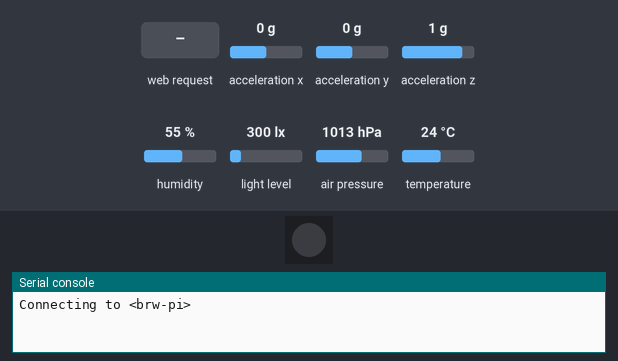
Simulated run of this program. Board: Pycom board running MicroPython. Parts: 1 RGB LEDs in strip order, left to right, the last lines printed to the serial console. Inputs (shaded band) come from the test bench; at power-on: acceleration x 0 g, acceleration y 0 g, acceleration z 1 g, humidity 55 %, light level 300 lx, air pressure 1013 hPa, temperature 24 °C. Dim RGB values are drawn brighter than linear; WiFi joins after 1.5 s; threads take turns every 2 ms; a WiFi scan finds the one network the program names; library files of the repository ran but are not shown: LIS2HH12.py.

Above: at 0.7 s.
1.3 s: HTTP request GET / received
At 1.75 s:
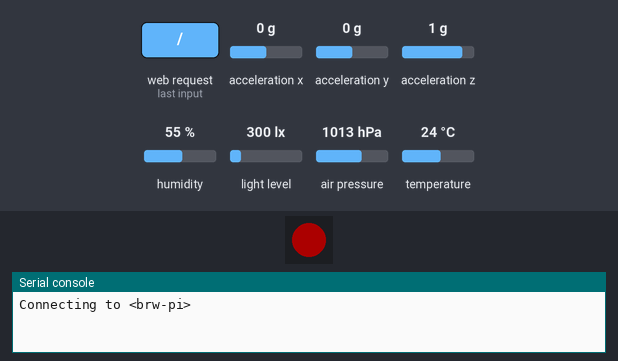
At 4.15 s:
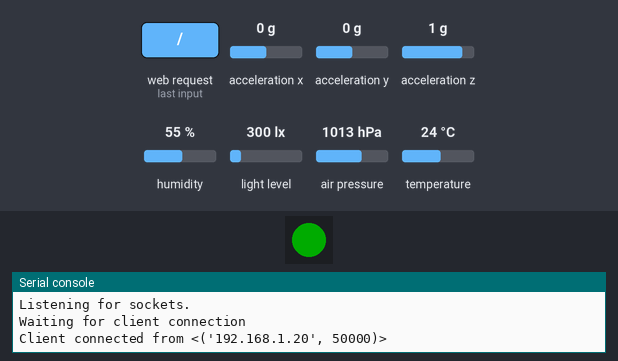
Timing chart, 0 to 11.0 s (numbered marks = the images above; inputs shaded):
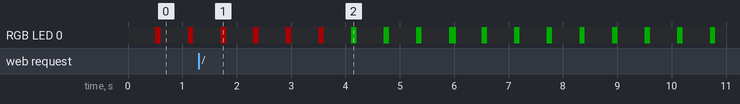

The program:

main.py
```python
import sys
import socket
import json
from time import sleep

import machine
from machine import Timer
from network import WLAN
import _thread

import LIS2HH12
import LTR329ALS01
import MPL3115A2
import SI7006A20
from pycom import rgbled, heartbeat

color = 0x000000

class PySense:
    def __init__(self):
        self._accelerometer = LIS2HH12.LIS2HH12()
        self._lightSensor = LTR329ALS01.LTR329ALS01()
        self._tempPressureAlt = MPL3115A2.MPL3115A2()
        self._tempHumidity = SI7006A20.SI7006A20()

    def getRoll(self):
        return self._accelerometer.roll()

    def getPitch(self):
        return self._accelerometer.pitch()

    def getAcceleration(self):
        return self._accelerometer.acceleration()

    def getLuminosity(self):
        return self._lightSensor.light()

    def getTemperature1(self):
        return self._tempPressureAlt.temperature()

    def getTemperature2(self):
        return self._tempHumidity.temperature()

    def getHumidity(self):
        return self._tempHumidity.humidity()

    def getPressure(self):
        return self._tempPressureAlt.pressure()

    def getAltitude(self):
        return self._tempPressureAlt.altitude()

    def getData(self):
        acceleration = self.getAcceleration()

        data = {
            "gyro": {
                "pitch": self.getPitch(),
                "roll": self.getRoll(),
                "x": acceleration[0],
                "y": acceleration[1],
                "z": acceleration[2]
            },
            "light": self.getLuminosity(),
            "temperature1": self.getTemperature1(),
            "temperature2": self.getTemperature2(),
            "humidity": self.getHumidity()
        }

        if self.inPressureMode():
            data["pressure"] = self.getPressure()
        elif self.inAltitudeMode():
            data["altitude"] = self.getAltitude()

        return data

    def inPressureMode(self):
        return self._tempPressureAlt.mode == MPL3115A2.PRESSURE

    def inAltitudeMode(self):
        return self._tempPressureAlt.mode == MPL3115A2.ALTITUDE

class PyServer:
    def __init__(self, port):
        self._port = port
        self._socket = socket.socket(socket.AF_INET, socket.SOCK_STREAM)
        self._socket.bind(('', port))
        self._sensor = PySense()

    def listen(self, wlan: WlanThreaded):
        global color
        print('Listening for sockets.')
        self._socket.settimeout(5)
        self._socket.listen(1)
        while True:
            try:
                color = 0x000030
                print('Waiting for client connection')
                accepting = True
                while accepting:
                    try:
                        (clientSocket, address) = self._socket.accept()
                        color = 0x003000
                        print('Client connected from <%s>' % (str(address)))
                        accepting = False
                    except OSError as e:
                        if e.errno != 11:
                            raise e
                        elif not wlan.is_connected():
                            print('Disconnected from WLAN network')
                            raise e
                while True:
                    data = json.dumps(self._sensor.getData()) + '\n'
                    print(data)
                    clientSocket.send(data)
                    sleep(0.5)
            except KeyboardInterrupt:
                self._socket.close()
                break
            except OSError as e:
                self._socket.close()
                break
            except socket.error as e:
                self._socket.close()
                break

class WlanThreaded:
    TIMEOUT = 5000
    def __init__(self, ssid:str='', key:str=''):
        self._ssid = ssid
        self._key = key
        self._wlan = WLAN(mode=WLAN.STA)
        self._running = False
        _thread.start_new_thread(self._connect, ())

    def is_connected(self):
        return self._wlan.isconnected()

    def print_wlan(self):
        print(self._wlan.ifconfig())

    def stop(self):
        self._running = False

    def _connect(self):
        global color
        self._running = True
        try:
            while self._running:
                color = 0x300000
                print('Connecting to <%s>' % (self._ssid))
                self._wlan.scan()
                timer = Timer.Chrono()
                timer.start()
                self._wlan.connect(ssid=self._ssid, auth=(WLAN.WPA2, self._key), timeout=WlanThreaded.TIMEOUT)
                while not self._wlan.isconnected():
                    if not self._running:
                        break
                    duration = timer.read_ms()
                    if duration > WlanThreaded.TIMEOUT:
                        break
                    sleep(0.1)
                if self._running and self._wlan.isconnected():
                    self.print_wlan()
                    self._start_server()
        except KeyboardInterrupt:
            pass
        self._running = False
        color = 0xff0000
        print('Disconnecting from <%s>' % (self._ssid))
        while True:
            try:
                self._wlan.disconnect()
                break
            except KeyboardInterrupt:
                pass
        color = 0x000000
        print('Shutting down')

    def _start_server(self):
        global color
        color = 0x300030
        print('Starting server')
        pyServer = PyServer(10000)
        pyServer.listen(self)
        color = 0x300030
        print('Stopped server')

heartbeat(False)
wlan = WlanThreaded('brw-pi', 'brentreinaertwout')
try:
    while True:
        rgbled(0x000000)
        sleep(0.5)
        rgbled(color)
        sleep(0.1)
except KeyboardInterrupt:
    wlan.stop()
    sys.exit(0)
```

LTR329ALS01.py
```python
import time
from machine import I2C

class LTR329ALS01:
    ALS_I2CADDR = const(0x29) # The device's I2C address

    ALS_CONTR_REG = const(0x80)
    ALS_MEAS_RATE_REG = const(0x85)

    ALS_DATA_CH1_LOW = const(0x88)
    ALS_DATA_CH1_HIGH = const(0x89)
    ALS_DATA_CH0_LOW = const(0x8A)
    ALS_DATA_CH0_HIGH = const(0x8B)

    ALS_GAIN_1X = const(0x00)
    ALS_GAIN_2X = const(0x01)
    ALS_GAIN_4X = const(0x02)
    ALS_GAIN_8X = const(0x03)
    ALS_GAIN_48X = const(0x06)
    ALS_GAIN_96X = const(0x07)

    ALS_INT_50 = const(0x01)
    ALS_INT_100 = const(0x00)
    ALS_INT_150 = const(0x04)
    ALS_INT_200 = const(0x02)
    ALS_INT_250 = const(0x05)
    ALS_INT_300 = const(0x06)
    ALS_INT_350 = const(0x07)
    ALS_INT_400 = const(0x03)

    ALS_RATE_50 = const(0x00)
    ALS_RATE_100 = const(0x01)
    ALS_RATE_200 = const(0x02)
    ALS_RATE_500 = const(0x03)
    ALS_RATE_1000 = const(0x04)
    ALS_RATE_2000 = const(0x05)

    def __init__(self, pysense = None, sda = 'P22', scl = 'P21', gain = ALS_GAIN_1X, integration = ALS_INT_100, rate = ALS_RATE_500):
        if pysense is not None:
            self.i2c = pysense.i2c
        else:
            self.i2c = I2C(0, mode=I2C.MASTER, pins=(sda, scl))

        contr = self._getContr(gain)
        self.i2c.writeto_mem(ALS_I2CADDR, ALS_CONTR_REG, bytearray([contr]))

        measrate = self._getMeasRate(integration, rate)
        self.i2c.writeto_mem(ALS_I2CADDR, ALS_MEAS_RATE_REG, bytearray([measrate]))

        time.sleep(0.01)

    def _getContr(self, gain):
        return ((gain & 0x07) << 2) + 0x01

    def _getMeasRate(self, integration, rate):
        return ((integration & 0x07) << 3) + (rate & 0x07)

    def _getWord(self, high, low):
        return ((high & 0xFF) << 8) + (low & 0xFF)

    def light(self):
        ch1low = self.i2c.readfrom_mem(ALS_I2CADDR , ALS_DATA_CH1_LOW, 1)
        ch1high = self.i2c.readfrom_mem(ALS_I2CADDR , ALS_DATA_CH1_HIGH, 1)
        data1 = int(self._getWord(ch1high[0], ch1low[0]))

        ch0low = self.i2c.readfrom_mem(ALS_I2CADDR , ALS_DATA_CH0_LOW, 1)
        ch0high = self.i2c.readfrom_mem(ALS_I2CADDR , ALS_DATA_CH0_HIGH, 1)
        data0 = int(self._getWord(ch0high[0], ch0low[0]))

        return (data0, data1)
```

MPL3115A2.py
```python
import time
from machine import I2C

ALTITUDE = const(0)
PRESSURE = const(1)

class MPL3115A2exception(Exception):
    pass

class MPL3115A2:
    MPL3115_I2CADDR = const(0x60)
    MPL3115_STATUS = const(0x00)
    MPL3115_PRESSURE_DATA_MSB = const(0x01)
    MPL3115_PRESSURE_DATA_CSB = const(0x02)
    MPL3115_PRESSURE_DATA_LSB = const(0x03)
    MPL3115_TEMP_DATA_MSB = const(0x04)
    MPL3115_TEMP_DATA_LSB = const(0x05)
    MPL3115_DR_STATUS = const(0x06)
    MPL3115_DELTA_DATA = const(0x07)
    MPL3115_WHO_AM_I = const(0x0c)
    MPL3115_FIFO_STATUS = const(0x0d)
    MPL3115_FIFO_DATA = const(0x0e)
    MPL3115_FIFO_SETUP = const(0x0e)
    MPL3115_TIME_DELAY = const(0x10)
    MPL3115_SYS_MODE = const(0x11)
    MPL3115_INT_SORCE = const(0x12)
    MPL3115_PT_DATA_CFG = const(0x13)
    MPL3115_BAR_IN_MSB = const(0x14)
    MPL3115_P_ARLARM_MSB = const(0x16)
    MPL3115_T_ARLARM = const(0x18)
    MPL3115_P_ARLARM_WND_MSB = const(0x19)
    MPL3115_T_ARLARM_WND = const(0x1b)
    MPL3115_P_MIN_DATA = const(0x1c)
    MPL3115_T_MIN_DATA = const(0x1f)
    MPL3115_P_MAX_DATA = const(0x21)
    MPL3115_T_MAX_DATA = const(0x24)
    MPL3115_CTRL_REG1 = const(0x26)
    MPL3115_CTRL_REG2 = const(0x27)
    MPL3115_CTRL_REG3 = const(0x28)
    MPL3115_CTRL_REG4 = const(0x29)
    MPL3115_CTRL_REG5 = const(0x2a)
    MPL3115_OFFSET_P = const(0x2b)
    MPL3115_OFFSET_T = const(0x2c)
    MPL3115_OFFSET_H = const(0x2d)

    def __init__(self, pysense = None, sda = 'P22', scl = 'P21', mode = PRESSURE):
        if pysense is not None:
            self.i2c = pysense.i2c
        else:
            self.i2c = I2C(0, mode=I2C.MASTER, pins=(sda, scl))

        self.STA_reg = bytearray(1)
        self.mode = mode

        if self.mode is PRESSURE:
            self.i2c.writeto_mem(MPL3115_I2CADDR, MPL3115_CTRL_REG1, bytes([0x38])) # barometer mode, not raw, oversampling 128, minimum time 512 ms
            self.i2c.writeto_mem(MPL3115_I2CADDR, MPL3115_PT_DATA_CFG, bytes([0x07])) # no events detected
            self.i2c.writeto_mem(MPL3115_I2CADDR, MPL3115_CTRL_REG1, bytes([0x39])) # active
        elif self.mode is ALTITUDE:
            self.i2c.writeto_mem(MPL3115_I2CADDR, MPL3115_CTRL_REG1, bytes([0xB8])) # altitude mode, not raw, oversampling 128, minimum time 512 ms
            self.i2c.writeto_mem(MPL3115_I2CADDR, MPL3115_PT_DATA_CFG, bytes([0x07])) # no events detected
            self.i2c.writeto_mem(MPL3115_I2CADDR, MPL3115_CTRL_REG1, bytes([0xB9])) # active
        else:
            raise MPL3115A2exception("Invalid Mode MPL3115A2")

        if self._read_status():
            pass
        else:
            raise MPL3115A2exception("Error with MPL3115A2")

    def _read_status(self):
        while True:
            self.i2c.readfrom_mem_into(MPL3115_I2CADDR, MPL3115_STATUS, self.STA_reg)

            if(self.STA_reg[0] == 0):
                time.sleep(0.01)
                pass
            elif(self.STA_reg[0] & 0x04) == 4:
                return True
            else:
                return False

    def pressure(self):
        if self.mode == ALTITUDE:
            raise MPL3115A2exception("Incorrect Measurement Mode MPL3115A2")

        OUT_P_MSB = self.i2c.readfrom_mem(MPL3115_I2CADDR, MPL3115_PRESSURE_DATA_MSB,1)
        OUT_P_CSB = self.i2c.readfrom_mem(MPL3115_I2CADDR, MPL3115_PRESSURE_DATA_CSB,1)
        OUT_P_LSB = self.i2c.readfrom_mem(MPL3115_I2CADDR, MPL3115_PRESSURE_DATA_LSB,1)

        return float((OUT_P_MSB[0] << 10) + (OUT_P_CSB[0] << 2) + ((OUT_P_LSB[0] >> 6) & 0x03) + ((OUT_P_LSB[0] >> 4) & 0x03) / 4.0)

    def altitude(self):
        if self.mode == PRESSURE:
            raise MPL3115A2exception("Incorrect Measurement Mode MPL3115A2")

        OUT_P_MSB = self.i2c.readfrom_mem(MPL3115_I2CADDR, MPL3115_PRESSURE_DATA_MSB,1)
        OUT_P_CSB = self.i2c.readfrom_mem(MPL3115_I2CADDR, MPL3115_PRESSURE_DATA_CSB,1)
        OUT_P_LSB = self.i2c.readfrom_mem(MPL3115_I2CADDR, MPL3115_PRESSURE_DATA_LSB,1)

        alt_int = (OUT_P_MSB[0] << 8) + (OUT_P_CSB[0])
        alt_frac = ((OUT_P_LSB[0] >> 4) & 0x0F)

        if alt_int > 32767:
            alt_int -= 65536

        return float(alt_int + alt_frac / 16.0)

    def temperature(self):
        OUT_T_MSB = self.i2c.readfrom_mem(MPL3115_I2CADDR, MPL3115_TEMP_DATA_MSB,1)
        OUT_T_LSB = self.i2c.readfrom_mem(MPL3115_I2CADDR, MPL3115_TEMP_DATA_LSB,1)

        temp_int = OUT_T_MSB[0]
        temp_frac = OUT_T_LSB[0]

        if temp_int > 127:
            temp_int -= 256

        return float(temp_int + temp_frac / 256.0)
```

SI7006A20.py
```python
import time
from machine import I2C
import math

__version__ = '0.0.2'

class SI7006A20:
    """ class for handling the temperature sensor SI7006-A20
        +/- 1 deg C error for temperature
        +/- 5% error for relative humidity
        datasheet available at https://www.silabs.com/documents/public/data-sheets/Si7006-A20.pdf """

    SI7006A20_I2C_ADDR = const(0x40)

    TEMP_NOHOLDMASTER = const(0xF3)
    HUMD_NOHOLDMASTER = const(0xF5)

    def __init__(self, pysense = None, sda = 'P22', scl = 'P21'):
        if pysense is not None:
            self.i2c = pysense.i2c
        else:
            self.i2c = I2C(0, mode=I2C.MASTER, pins=(sda, scl))

    def _getWord(self, high, low):
        return ((high & 0xFF) << 8) + (low & 0xFF)

    def temperature(self):
        """ obtaining the temperature(degrees Celsius) measured by sensor """
        self.i2c.writeto(SI7006A20_I2C_ADDR, bytearray([0xF3]))
        time.sleep(0.5)
        data = self.i2c.readfrom(SI7006A20_I2C_ADDR, 3)
        #print("CRC Raw temp data: " + hex(data[0]*65536 + data[1]*256 + data[2]))
        data = self._getWord(data[0], data[1])
        temp = ((175.72 * data) / 65536.0) - 46.85
        return temp

    def humidity(self):
        """ obtaining the relative humidity(%) measured by sensor """
        self.i2c.writeto(SI7006A20_I2C_ADDR, bytearray([0xF5]))
        time.sleep(0.5)
        data = self.i2c.readfrom(SI7006A20_I2C_ADDR, 2)
        data = self._getWord(data[0], data[1])
        humidity = ((125.0 * data) / 65536.0) - 6.0
        return humidity

    def read_user_reg(self):
        """ reading the user configuration register """
        self.i2c.writeto(SI7006A20_I2C_ADDR, bytearray([0xE7]))
        time.sleep(0.5)
        data = self.i2c.readfrom(SI7006A20_I2C_ADDR, 1)
        return data[0]

    def read_heater_reg(self):
        """ reading the heater configuration register """
        self.i2c.writeto(SI7006A20_I2C_ADDR, bytearray([0x11]))
        time.sleep(0.5)
        data = self.i2c.readfrom(SI7006A20_I2C_ADDR, 1)
        return data[0]

    def read_electronic_id(self):
        """ reading electronic identifier """
        self.i2c.writeto(SI7006A20_I2C_ADDR, bytearray([0xFA]) + bytearray([0x0F]))
        time.sleep(0.5)
        sna = self.i2c.readfrom(SI7006A20_I2C_ADDR, 4)
        time.sleep(0.1)
        self.i2c.writeto(SI7006A20_I2C_ADDR, bytearray([0xFC]) + bytearray([0xC9]))
        time.sleep(0.5)
        snb = self.i2c.readfrom(SI7006A20_I2C_ADDR, 4)
        return [sna[0], sna[1], sna[2], sna[3], snb[0], snb[1], snb[2], snb[3]]

    def read_firmware(self):
        """ reading firmware version """
        self.i2c.writeto(SI7006A20_I2C_ADDR, bytearray([0x84])+ bytearray([0xB8]))
        time.sleep(0.5)
        fw = self.i2c.readfrom(SI7006A20_I2C_ADDR, 1)
        return fw[0]

    def read_reg(self, reg_addr):
        """ reading a register """
        self.i2c.writeto(SI7006A20_I2C_ADDR, bytearray([reg_addr]))
        time.sleep(0.5)
        data = self.i2c.readfrom(SI7006A20_I2C_ADDR, 1)
        return data[0]

    def write_reg(self, reg_addr, value):
        """ writing a register """
        self.i2c.writeto(SI7006A20_I2C_ADDR, bytearray([reg_addr])+bytearray([value]))
        time.sleep(0.1)

    def dew_point(self):
        """ computing the dew pointe temperature (deg C) for the current Temperature and Humidity measured pair
            at dew-point temperature the relative humidity is 100% """
        temp = self.temperature()
        humid = self.humidity()
        h = (math.log(humid, 10) - 2) / 0.4343 + (17.62 * temp) / (243.12 + temp)
        dew_p = 243.12 * h / (17.62 - h)
        return dew_p

    def humid_ambient(self, t_ambient, dew_p = None):
        """ returns the relative humidity compensated for the current Ambient temperature
            for ex: T-Ambient is 24.4 degC, but sensor indicates Temperature = 31.65 degC and Humidity = 47.3%
                    -> then the actual Relative Humidity is 72.2%
            this is computed because the dew-point should be the same """
        if dew_p is None:
            dew_p = self.dew_point()
        h = 17.62 * dew_p / (243.12 + dew_p)
        h_ambient = math.pow(10, (h - (17.62 * t_ambient) / (243.12 + t_ambient)) * 0.4343 + 2)
        return h_ambient
```
